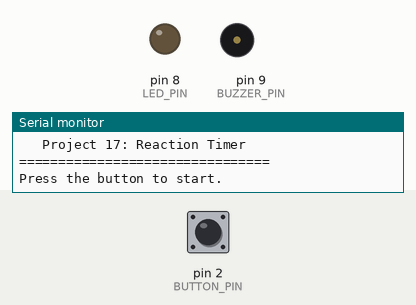
Simulated run of this sketch. Board: Arduino Uno, built with avr-gcc and run on an emulated ATmega328P. Parts: output pins drawn as LEDs (lit = HIGH), buzzer (waves = sounding, pin HIGH), the last lines printed to the serial monitor. Inputs (shaded band) come from the test bench; at power-on: pin 2 (BUTTON_PIN) HIGH. Random numbers use the default seed unless the sketch sets one.

Above: at 1.2 s.
1.3 s: pin 2 (BUTTON_PIN) pulled LOW for 0.15 s
4.4 s: pin 2 (BUTTON_PIN) pulled LOW for 1 s
8.4 s: pin 2 (BUTTON_PIN) pulled LOW for 3.2 s
At 10.62 s:
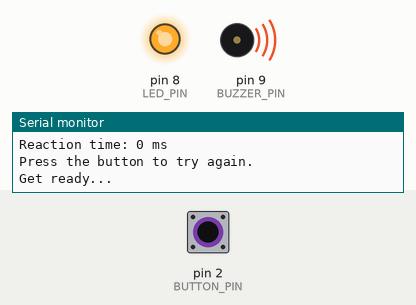
Timing chart, 0 to 17.0 s (numbered marks = the images above; inputs shaded):
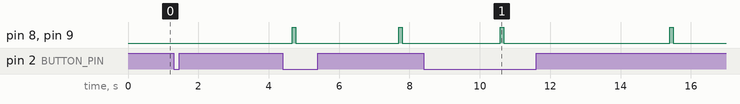

The sketch:

reaction_timer.ino
```cpp
/*
  IoT Student Lab
  Project 17: Reaction Timer
  Platform: Arduino Uno
  Concept: millis() + Random Delay + Event Timing
*/

const int BUTTON_PIN = 2;
const int LED_PIN = 8;
const int BUZZER_PIN = 9;

const unsigned long MIN_WAIT_TIME = 2000;
const unsigned long MAX_WAIT_TIME = 5000;

bool waitingForReaction = false;
bool measuringReaction = false;

unsigned long signalTime = 0;

void setup() {
  pinMode(BUTTON_PIN, INPUT_PULLUP);
  pinMode(LED_PIN, OUTPUT);
  pinMode(BUZZER_PIN, OUTPUT);

  digitalWrite(LED_PIN, LOW);
  digitalWrite(BUZZER_PIN, LOW);

  randomSeed(analogRead(A0));

  Serial.begin(9600);

  Serial.println("================================");
  Serial.println("   IoT Student Lab");
  Serial.println("   Project 17: Reaction Timer");
  Serial.println("================================");
  Serial.println("Press the button to start.");
}

void loop() {

  bool buttonState = digitalRead(BUTTON_PIN);

  // Start a new reaction test.
  if (!waitingForReaction && !measuringReaction &&
      buttonState == LOW) {

    delay(50);

    Serial.println();
    Serial.println("Get ready...");

    unsigned long waitTime =
      random(MIN_WAIT_TIME, MAX_WAIT_TIME + 1);

    delay(waitTime);

    digitalWrite(LED_PIN, HIGH);
    digitalWrite(BUZZER_PIN, HIGH);

    delay(100);

    digitalWrite(BUZZER_PIN, LOW);

    signalTime = millis();

    waitingForReaction = false;
    measuringReaction = true;

    Serial.println("GO!");
  }

  // Measure reaction after the signal.
  if (measuringReaction && buttonState == LOW) {

    unsigned long reactionTime =
      millis() - signalTime;

    digitalWrite(LED_PIN, LOW);

    Serial.print("Reaction time: ");
    Serial.print(reactionTime);
    Serial.println(" ms");

    measuringReaction = false;

    Serial.println("Press the button to try again.");

    delay(300);
  }
}
```

Measured:
- after the input at 8.4 s, pin 8 (LED_PIN), pin 9 (BUZZER_PIN): alternates HIGH for 0.10 s and LOW for 4.7 s, starting after 2.2 s
- by itself, pin 8 (LED_PIN), pin 9 (BUZZER_PIN): alternates HIGH for 0.10 s and LOW for 2.9 s
